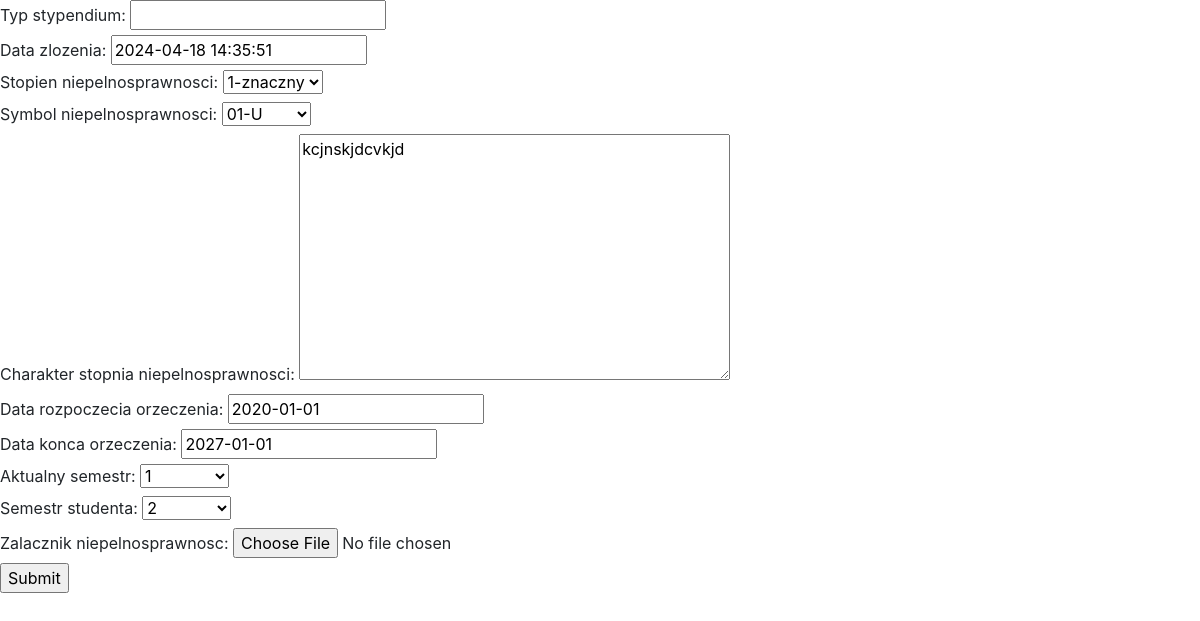
The app's page /edytuj_form_niepelno/1/ with its own data.
### api/models.py (models this page shows)
class Formularz(models.Model):
    id_formularza = models.IntegerField(primary_key=True)
    typ_stypendium = models.CharField(null=True, blank=True, max_length=30)
    id_student = models.IntegerField(null=True, blank=True)
    data_zlozenia = models.DateTimeField(null=True, blank=True)
    przychod_bez_podatku = models.FloatField(null=True, blank=True)
    srednia_ocen = models.FloatField(null=True, blank=True)
    dodatkowe_informacje = models.TextField(null=True, blank=True)
    plik_orzeczenie = models.ImageField(null=True, blank=True, upload_to='dokumenty/orzeczenia')
    id_osiagniecia = models.IntegerField(null=True, blank=True)
    oswiadczenie_prawo_o_szkolnictwie = models.BooleanField(default=False)
    oswiadczenie_gospodarstwo_domowe = models.BooleanField(default=False)
    oswiadczenie_dochody = models.BooleanField(default=False)
    zalacznik = models.FileField(null=True, blank=True, upload_to='dokumenty/zalaczniki')
    stopien_niepelnosprawnosci = models.ForeignKey('StopienNiepelnosprawnosci', on_delete=models.CASCADE)
    symbol_niepelnosprawnosci = models.ForeignKey('SymbolNiepelnosprawnosci', on_delete=models.CASCADE)
    charakter_stopnia_niepelnosprawnosci = models.TextField(null=True, blank=True, max_length=100)
    data_rozpoczecia_orzeczenia = models.DateField(null=True, blank=True)
    data_konca_orzeczenia = models.DateField(null=True, blank=True)
    aktualny_semestr = models.ForeignKey('AktualnySemestr', on_delete=models.CASCADE)
    semestr_studenta = models.ForeignKey('SemestrStudenta', on_delete=models.CASCADE)
    zalacznik_niepelnosprawnosc = models.FileField(null=True, blank=True, upload_to='dokumenty/zalaczniki_niepelnosprawnosci')

### api/views.py (the view)
# urls.py: path('edytuj_form_niepelno/<str:pk>/', EdytujFormNiepelno, name='edytuj_form_niepelno'),
def EdytujFormNiepelno(request,pk):
    formularz = Formularz.objects.get(id_formularza=pk)
    form = SkladanieFormularzaDlaNiepelnosprawnych(instance=formularz)
    if request.method == 'POST':
        form = SkladanieFormularzaDlaNiepelnosprawnych(request.POST, instance=formularz)
        if form.is_valid():
            form.save()
            return redirect('/admin_tables')
    context = {'form': form}
    return render(request, 'website/edytuj_form_niepelno.html',context)

### api/forms.py (shortened to what this page needs)
class SkladanieFormularzaDlaNiepelnosprawnych(forms.ModelForm):
    class Meta:
        model = Formularz
        fields = ['typ_stypendium', 'data_zlozenia', 'stopien_niepelnosprawnosci', 'symbol_niepelnosprawnosci', 'charakter_stopnia_niepelnosprawnosci', 'data_rozpoczecia_orzeczenia','data_konca_orzeczenia', 'aktualny_semestr', 'semestr_studenta', 'zalacznik_niepelnosprawnosc']

### api/models.py (called while the page is built)
    def __str__(self):
        return str(self.nazwa_symbolu)

    def __str__(self):
        return str(self.nazwa_stopnia)

    def __str__(self):
        return str(self.semestr)

    def __str__(self):
        return str(self.semestr)

### api/templates/website/edytuj_form_niepelno.html (shortened to what this page needs)
{% extends "navbar.html" %}
    {% block content %}
    <form action="" method="POST">
        {{form}}
        <input type="submit" name="Submit">
    </form>
    {% endblock %}

### records on screen
Formularz: data_zlozenia "2024-04-18 14:35:51", stopien_niepelnosprawnosci "1-znaczny", symbol_niepelnosprawnosci "01-U", charakter_stopnia_niepelnosprawnosci "kcjnskjdcvkjd", data_rozpoczecia_orzeczenia "2020-01-01", data_konca_orzeczenia "2027-01-01", aktualny_semestr "1", semestr_studenta "2"
